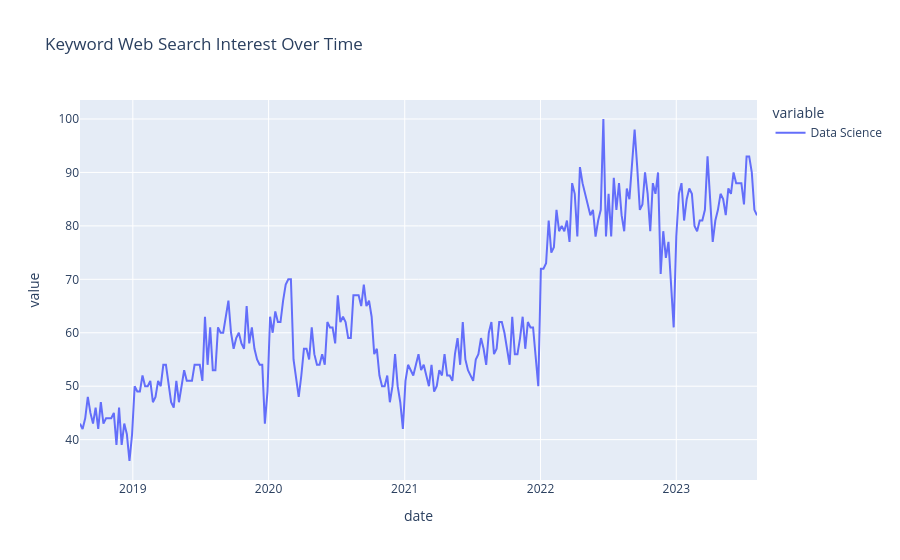

The cell this chart's notebook holds for it:
### Code cell
#1 Interest over Time
data = pytrends.interest_over_time() 
data = data.reset_index() 

fig = px.line(data, x="date", y=['Data Science'], title='Keyword Web Search Interest Over Time')
fig.show()

### Figure 1 — Plotly figure (JSON) as saved in the notebook; plotly's stock layout.template omitted (floating-point values rounded to 4 significant figures; data arrays with more than 128 entries replaced by an {"elided": "..."} marker saying what was removed)
{"data": [{"hovertemplate": "variable=Data Science<br>date=%{x}<br>value=%{y}<extra></extra>", "legendgroup": "Data Science", "line": {"color": "#636efa", "dash": "solid"}, "marker": {"symbol": "circle"}, "mode": "lines", "name": "Data Science", "orientation": "v", "showlegend": true, "type": "scatter", "x": {"elided": "261 str values"}, "xaxis": "x", "y": {"elided": "261 int values"}, "yaxis": "y"}], "layout": {"autosize": true, "legend": {"title": {"text": "variable"}, "tracegroupgap": 0}, "title": {"text": "Keyword Web Search Interest Over Time"}, "xaxis": {"anchor": "y", "autorange": true, "domain": [0, 1], "range": ["2018-08-12", "2023-08-06"], "title": {"text": "date"}, "type": "date"}, "yaxis": {"anchor": "x", "autorange": true, "domain": [0, 1], "range": [32.44, 103.6], "title": {"text": "value"}, "type": "linear"}}}
